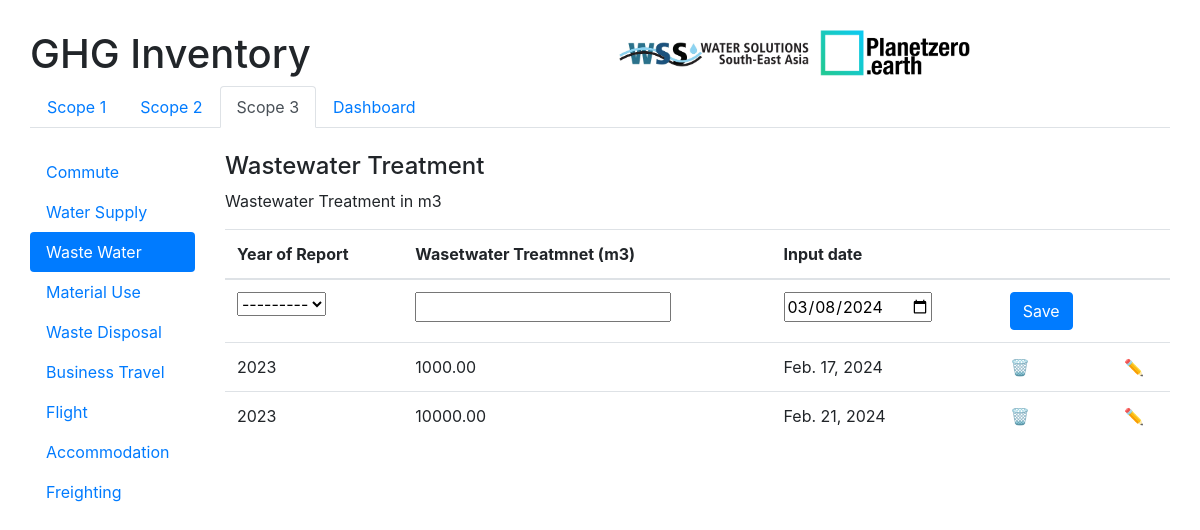
Screenshot of /ghg/scope3/wastewater/ with the database file from the repository.
### ghg_inventory/models.py (models this page shows)
class Wastewater(models.Model):
    inventory_year = models.ForeignKey(Inventory_Year, on_delete=models.CASCADE)
    consumption = models.DecimalField(max_digits=10, decimal_places=2)
    date = models.DateField()
    emission = models.FloatField()

class Inventory_Year(models.Model):
    year_choices = [(year, year) for year in range(2023, 2030)]
    year = models.IntegerField(choices=year_choices)
    def __str__(self):
        return str(self.year)

### ghg_inventory/views.py (the view, shortened to what this page needs)
# urls.py: path('scope3/wastewater/', views.wastewater, name='wastewater'),
def wastewater(request):
    wastewater = Wastewater_Form(prefix='wastewater')
    wastewaters = Wastewater.objects.all()
    context_wastewater = {'wastewater': wastewater, 'wastewaters': wastewaters}
    return render(request, 'ghg_inventory/scope3_waste.html', context_wastewater)

### ghg_inventory/forms.py
class Wastewater_Form(forms.ModelForm):
    class Meta:
        model = Wastewater
        fields = ['inventory_year', 'consumption', 'date']
        widgets = {
            'date': forms.DateInput(attrs={'type': 'date', 'value': timezone.now().date()}),
        }

### ghg_inventory/templates/ghg_inventory/scope3_waste.html (shortened to what this page needs)
{% extends 'ghg_inventory/base_scope3.html' %}
{% block content %}
    <div class="row">
        <div class="col-2">
            <ul class="nav nav-pills flex-column">
                <li class="nav-item">
                    <a class="nav-link " href="{% url 'commute' %}">Commute</a>
                </li>
                <li class="nav-item">
                    <a class="nav-link "  href="{% url 'water' %}">Water Supply</a>
                </li>
                <li class="nav-item">
                    <a class="nav-link active" href="{% url 'wastewater' %}">Waste Water</a>
                </li>
                <li class="nav-item">
                    <a class="nav-link "  href="{% url 'material' %}">Material Use</a>
                </li>
                <li class="nav-item">
                    <a class="nav-link "  href="{% url 'disposal' %}">Waste Disposal</a>
                </li>
                <li class="nav-item">
                    <a class="nav-link "  href="{% url 'travel' %}">Business Travel</a>
                </li>
                <li class="nav-item">
                    <a class="nav-link "  href="{% url 'flight' %}"> Flight </a>
                </li>
                <li class="nav-item">
                    <a class="nav-link "  href="{% url 'accommodation' %}">Accommodation</a>
                </li>
                <li class="nav-item">
                    <a class="nav-link "  href="{% url 'freighting' %}">Freighting</a>
                </li>
            </ul>
        </div>
        <div class="col">
            <h4> Wastewater Treatment</h4>
            <p>Wastewater Treatment in m3 </p>
            <form method="post">
            <table class="table table-hover">
                <thead>
                    <tr>
                        <th>Year of Report</th>
                        <th>Wasetwater Treatmnet (m3)</th>
                        <th>Input date</th>
                        <th></th>
                        <th></th>
                    </tr>
                </thead>
                <tbody>
                    <tr>
                        <td> {{ wastewater.inventory_year }} </td>
                        <td>{{ wastewater.consumption}}</td>
                        <td>{{ wastewater.date}}</td>
                        <td><button type="submit" class="btn btn-primary">Save</button></td>
                        <td></td>
                    </tr>
                        {% for item in wastewaters%}
                            <tr>
                                <td>{{ item.inventory_year }}</td>
                                <td>{{ item.consumption}}</td>
                                <td>{{ item.date}}</td>
                                <td><a href="{% url 'wastewater_delete' item.id %}">🗑️</a></td>
                                <td><a href="{% url 'wastewater_update' item.id %}">✏️</a></td>
                            </tr>
                        {% endfor %}
                </tbody>
            </table>
            </form>
        </div>
    </div>
{% endblock %}

### rows the page displays
Wastewater: inventory_year "2023", consumption "1000.00", date "Feb. 17, 2024"
Wastewater: inventory_year "2023", consumption "10000.00", date "Feb. 21, 2024"
